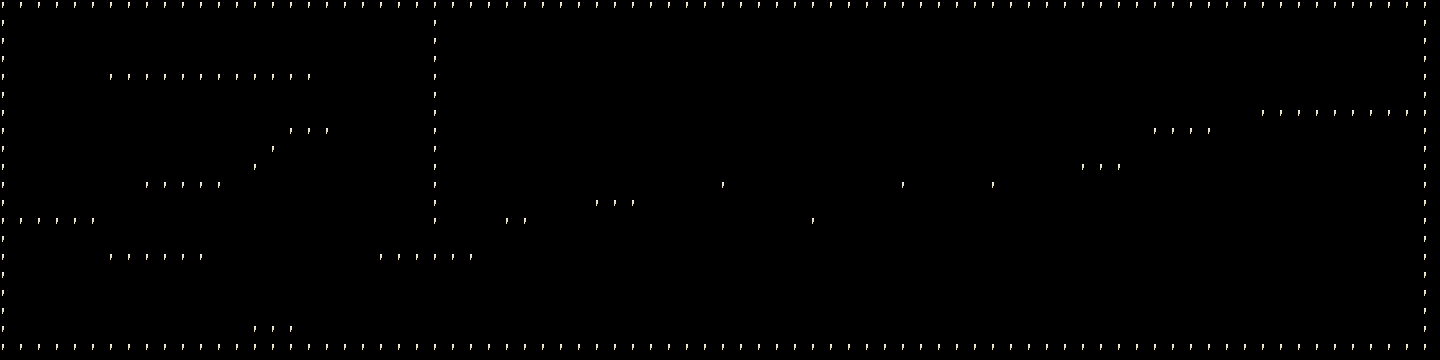

The image is a tile-based game level rendered from a .tmx file. Its description and complete source (layers, tilesets, objects, tile grids) follow:
An orthogonal 80x20 tile map with 18x18 px tiles, 1 tile layer (Tile Layer 1) and 23 objects.

<map version="1.0" tiledversion="1.0.2" orientation="orthogonal" renderorder="right-down" width="80" height="20" tilewidth="18" tileheight="18" nextobjectid="52">
 <tileset firstgid="1" name="tiles" tilewidth="18" tileheight="18" tilecount="1444" columns="38">
  <grid orientation="orthogonal" width="22" height="22" />
  <image source="../../textures/spritesheet.png" width="692" height="692" />
  <tile id="0">
   <objectgroup draworder="index" />
  </tile>
 </tileset>
 <layer name="Tile Layer 1" width="80" height="20">
  <data encoding="csv">
1,1,1,1,1,1,1,1,1,1,1,1,1,1,1,1,1,1,1,1,1,1,1,1,1,1,1,1,1,1,1,1,1,1,1,1,1,1,1,1,1,1,1,1,1,1,1,1,1,1,1,1,1,1,1,1,1,1,1,1,1,1,1,1,1,1,1,1,1,1,1,1,1,1,1,1,1,1,1,1,
1,0,0,0,0,0,0,0,0,0,0,0,0,0,0,0,0,0,0,0,0,0,0,0,1,0,0,0,0,0,0,0,0,0,0,0,0,0,0,0,0,0,0,0,0,0,0,0,0,0,0,0,0,0,0,0,0,0,0,0,0,0,0,0,0,0,0,0,0,0,0,0,0,0,0,0,0,0,0,1,
1,0,0,0,0,0,0,0,0,0,0,0,0,0,0,0,0,0,0,0,0,0,0,0,1,0,0,0,0,0,0,0,0,0,0,0,0,0,0,0,0,0,0,0,0,0,0,0,0,0,0,0,0,0,0,0,0,0,0,0,0,0,0,0,0,0,0,0,0,0,0,0,0,0,0,0,0,0,0,1,
1,0,0,0,0,0,0,0,0,0,0,0,0,0,0,0,0,0,0,0,0,0,0,0,1,0,0,0,0,0,0,0,0,0,0,0,0,0,0,0,0,0,0,0,0,0,0,0,0,0,0,0,0,0,0,0,0,0,0,0,0,0,0,0,0,0,0,0,0,0,0,0,0,0,0,0,0,0,0,1,
1,0,0,0,0,0,1,1,1,1,1,1,1,1,1,1,1,1,0,0,0,0,0,0,1,0,0,0,0,0,0,0,0,0,0,0,0,0,0,0,0,0,0,0,0,0,0,0,0,0,0,0,0,0,0,0,0,0,0,0,0,0,0,0,0,0,0,0,0,0,0,0,0,0,0,0,0,0,0,1,
1,0,0,0,0,0,0,0,0,0,0,0,0,0,0,0,0,0,0,0,0,0,0,0,1,0,0,0,0,0,0,0,0,0,0,0,0,0,0,0,0,0,0,0,0,0,0,0,0,0,0,0,0,0,0,0,0,0,0,0,0,0,0,0,0,0,0,0,0,0,0,0,0,0,0,0,0,0,0,1,
1,0,0,0,0,0,0,0,0,0,0,0,0,0,0,0,0,0,0,0,0,0,0,0,1,0,0,0,0,0,0,0,0,0,0,0,0,0,0,0,0,0,0,0,0,0,0,0,0,0,0,0,0,0,0,0,0,0,0,0,0,0,0,0,0,0,0,0,0,0,1,1,1,1,1,1,1,1,1,1,
1,0,0,0,0,0,0,0,0,0,0,0,0,0,0,0,1,1,1,0,0,0,0,0,1,0,0,0,0,0,0,0,0,0,0,0,0,0,0,0,0,0,0,0,0,0,0,0,0,0,0,0,0,0,0,0,0,0,0,0,0,0,0,0,1,1,1,1,0,0,0,0,0,0,0,0,0,0,0,1,
1,0,0,0,0,0,0,0,0,0,0,0,0,0,0,1,0,0,0,0,0,0,0,0,1,0,0,0,0,0,0,0,0,0,0,0,0,0,0,0,0,0,0,0,0,0,0,0,0,0,0,0,0,0,0,0,0,0,0,0,0,0,0,0,0,0,0,0,0,0,0,0,0,0,0,0,0,0,0,1,
1,0,0,0,0,0,0,0,0,0,0,0,0,0,1,0,0,0,0,0,0,0,0,0,1,0,0,0,0,0,0,0,0,0,0,0,0,0,0,0,0,0,0,0,0,0,0,0,0,0,0,0,0,0,0,0,0,0,0,0,1,1,1,0,0,0,0,0,0,0,0,0,0,0,0,0,0,0,0,1,
1,0,0,0,0,0,0,0,1,1,1,1,1,0,0,0,0,0,0,0,0,0,0,0,1,0,0,0,0,0,0,0,0,0,0,0,0,0,0,0,1,0,0,0,0,0,0,0,0,0,1,0,0,0,0,1,0,0,0,0,0,0,0,0,0,0,0,0,0,0,0,0,0,0,0,0,0,0,0,1,
1,0,0,0,0,0,0,0,0,0,0,0,0,0,0,0,0,0,0,0,0,0,0,0,1,0,0,0,0,0,0,0,0,1,1,1,0,0,0,0,0,0,0,0,0,0,0,0,0,0,0,0,0,0,0,0,0,0,0,0,0,0,0,0,0,0,0,0,0,0,0,0,0,0,0,0,0,0,0,1,
1,1,1,1,1,1,0,0,0,0,0,0,0,0,0,0,0,0,0,0,0,0,0,0,1,0,0,0,1,1,0,0,0,0,0,0,0,0,0,0,0,0,0,0,0,1,0,0,0,0,0,0,0,0,0,0,0,0,0,0,0,0,0,0,0,0,0,0,0,0,0,0,0,0,0,0,0,0,0,1,
1,0,0,0,0,0,0,0,0,0,0,0,0,0,0,0,0,0,0,0,0,0,0,0,0,0,0,0,0,0,0,0,0,0,0,0,0,0,0,0,0,0,0,0,0,0,0,0,0,0,0,0,0,0,0,0,0,0,0,0,0,0,0,0,0,0,0,0,0,0,0,0,0,0,0,0,0,0,0,1,
1,0,0,0,0,0,1,1,1,1,1,1,0,0,0,0,0,0,0,0,0,1,1,1,1,1,1,0,0,0,0,0,0,0,0,0,0,0,0,0,0,0,0,0,0,0,0,0,0,0,0,0,0,0,0,0,0,0,0,0,0,0,0,0,0,0,0,0,0,0,0,0,0,0,0,0,0,0,0,1,
1,0,0,0,0,0,0,0,0,0,0,0,0,0,0,0,0,0,0,0,0,0,0,0,0,0,0,0,0,0,0,0,0,0,0,0,0,0,0,0,0,0,0,0,0,0,0,0,0,0,0,0,0,0,0,0,0,0,0,0,0,0,0,0,0,0,0,0,0,0,0,0,0,0,0,0,0,0,0,1,
1,0,0,0,0,0,0,0,0,0,0,0,0,0,0,0,0,0,0,0,0,0,0,0,0,0,0,0,0,0,0,0,0,0,0,0,0,0,0,0,0,0,0,0,0,0,0,0,0,0,0,0,0,0,0,0,0,0,0,0,0,0,0,0,0,0,0,0,0,0,0,0,0,0,0,0,0,0,0,1,
1,0,0,0,0,0,0,0,0,0,0,0,0,0,0,0,0,0,0,0,0,0,0,0,0,0,0,0,0,0,0,0,0,0,0,0,0,0,0,0,0,0,0,0,0,0,0,0,0,0,0,0,0,0,0,0,0,0,0,0,0,0,0,0,0,0,0,0,0,0,0,0,0,0,0,0,0,0,0,1,
1,0,0,0,0,0,0,0,0,0,0,0,0,0,1,1,1,0,0,0,0,0,0,0,0,0,0,0,0,0,0,0,0,0,0,0,0,0,0,0,0,0,0,0,0,0,0,0,0,0,0,0,0,0,0,0,0,0,0,0,0,0,0,0,0,0,0,0,0,0,0,0,0,0,0,0,0,0,0,1,
1,1,1,1,1,1,1,1,1,1,1,1,1,1,1,1,1,1,1,1,1,1,1,1,1,1,1,1,1,1,1,1,1,1,1,1,1,1,1,1,1,1,1,1,1,1,1,1,1,1,1,1,1,1,1,1,1,1,1,1,1,1,1,1,1,1,1,1,1,1,1,1,1,1,1,1,1,1,1,1
</data>
 </layer>
 <objectgroup name="Object Layer 1" visible="0" offsetx="-0.333333" offsety="0.333333">
  <object id="1" x="0" y="0" width="1440" height="18" />
  <object id="4" x="0" y="342" width="1440" height="18" />
  <object id="5" x="0" y="18" width="18" height="324" />
  <object id="6" x="18" y="216" width="90" height="18" />
  <object id="7" x="144" y="180" width="90" height="18" />
  <object id="8" x="108" y="72" width="216" height="18" />
  <object id="12" x="288" y="126" width="54" height="18" />
  <object id="13" x="270" y="144" width="18" height="18" />
  <object id="14" x="252" y="162" width="18" height="18" />
  <object id="15" x="108" y="252" width="108" height="18" />
  <object id="16" x="252" y="324" width="54" height="18" />
  <object id="23" x="378" y="252" width="108" height="18" />
  <object id="29" x="504" y="216" width="36" height="18" />
  <object id="32" x="594" y="198" width="54" height="18" />
  <object id="33" x="720" y="180" width="18" height="18" />
  <object id="36" x="810" y="216" width="18" height="18" />
  <object id="37" x="900" y="180" width="18" height="18" />
  <object id="38" x="990" y="180" width="18" height="18" />
  <object id="39" x="1080" y="162" width="54" height="18" />
  <object id="40" x="1152" y="126" width="72" height="18" />
  <object id="41" x="1260" y="108" width="162" height="18" />
  <object id="42" x="1422" y="18" width="18" height="323.667" />
  <object id="51" x="432" y="18" width="18" height="216">
   <properties>
    <property name="unity:layer" value="Platform" />
   </properties>
  </object>
 </objectgroup>
</map>
